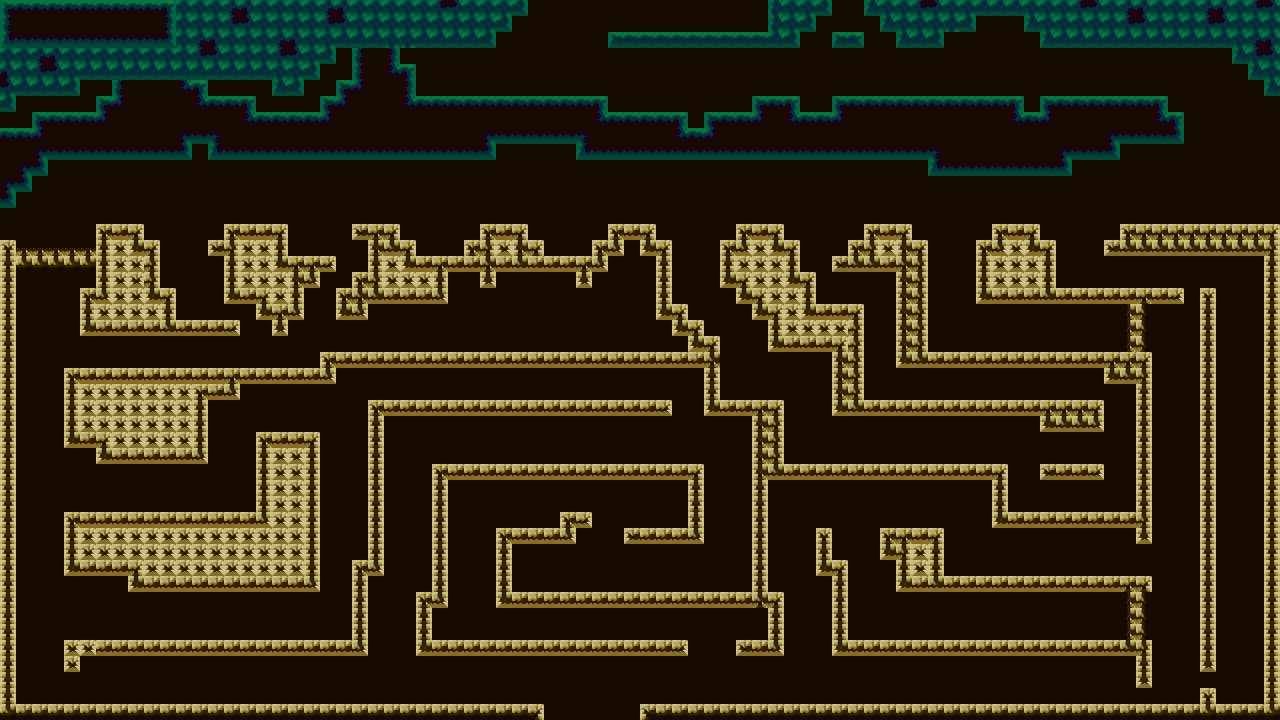

This game map was drawn from its Tiled (.tmx) file and the tilesets committed beside it. A one-line description and the trimmed map source follow:
An orthogonal 80x45 tile map with 16x16 px tiles, 4 tile layers (back, main, healthbar, exit), 5 tilesets and 155 objects.

<map version="1.10" tiledversion="1.10.1" orientation="orthogonal" renderorder="right-down" width="80" height="45" tilewidth="16" tileheight="16" infinite="0" nextlayerid="12" nextobjectid="203">
 <tileset firstgid="1" source="dark red.tsx" />
 <tileset firstgid="56" source="gray.tsx" />
 <tileset firstgid="111" source="dark green.tsx" />
 <tileset firstgid="166" source="ice.tsx" />
 <tileset firstgid="221" source="gold.tsx" />
 <layer id="2" name="back" width="80" height="45">
  <data>[3600 cells, 3600 non-empty, 1 distinct tile ids]</data>
 </layer>
 <layer id="1" name="main" width="80" height="45">
  <data>[3600 cells, 1285 non-empty, 47 distinct tile ids]</data>
 </layer>
 <layer id="3" name="healthbar" width="80" height="45">
  <data>[3600 cells, 33 non-empty, 9 distinct tile ids]</data>
 </layer>
 <layer id="11" name="exit" width="80" height="45">
  <data>[3600 cells, 10 non-empty, 2 distinct tile ids]</data>
 </layer>
 <objectgroup id="4" name="start">
  <object id="160" x="570" y="690" />
  <object id="161" x="544" y="720" width="96" />
  <object id="163" x="16" y="247" width="79" height="18" />
 </objectgroup>
 <objectgroup id="5" name="finish" />
 <objectgroup id="6" name="collision">
  <object id="29" x="0" y="704" width="544" height="16" />
  <object id="30" x="640" y="704" width="640" height="16" />
  <object id="31" x="1264" y="224" width="16" height="480" />
  <object id="32" x="1104" y="240" width="160" height="16" />
  <object id="33" x="1120" y="224" width="144" height="16" />
  <object id="34" x="992" y="224" width="48" height="16" />
  <object id="35" x="976" y="240" width="80" height="64" />
  <object id="36" x="1056" y="288" width="128" height="16" />
  <object id="37" x="1200" y="288" width="16" height="384" />
  <object id="38" x="1200" y="688" width="16" height="16" />
  <object id="42" x="1128" y="296" width="15" height="57" />
  <object id="43" x="1104" y="352" width="48" height="32" />
  <object id="44" x="1136" y="384" width="16" height="160" />
  <object id="45" x="992" y="512" width="144" height="16" />
  <object id="46" x="992" y="464" width="16" height="48" />
  <object id="48" x="1043" y="464" width="56" height="12" />
  <object id="49" x="1040" y="400" width="64" height="32" />
  <object id="52" x="832" y="400" width="208" height="16" />
  <object id="53" x="832" y="304" width="32" height="96" />
  <object id="54" x="768" y="304" width="64" height="48" />
  <object id="56" x="736" y="224" width="48" height="16" />
  <object id="57" x="720" y="240" width="80" height="48" />
  <object id="58" x="736" y="272" width="80" height="32" />
  <object id="59" x="752" y="304" width="16" height="16" />
  <object id="63" x="848" y="240" width="80" height="32" />
  <object id="64" x="832" y="256" width="16" height="16" />
  <object id="65" x="864" y="224" width="48" height="16" />
  <object id="67" x="896" y="272" width="32" height="96" />
  <object id="68" x="928" y="352" width="176" height="16" />
  <object id="69" x="0" y="240" width="16" height="464" />
  <object id="70" x="96" y="224" width="48" height="112" />
  <object id="71" x="80" y="288" width="16" height="48" />
  <object id="72" x="144" y="240" width="16" height="96" />
  <object id="73" x="160" y="288" width="16" height="48" />
  <object id="74" x="176" y="320" width="64" height="16" />
  <object id="75" x="64" y="368" width="272" height="16" />
  <object id="76" x="320" y="352" width="400" height="16" />
  <object id="77" x="368" y="400" width="304" height="16" />
  <object id="78" x="704" y="368" width="16" height="48" />
  <object id="79" x="720" y="400" width="64" height="16" />
  <object id="80" x="752" y="416" width="32" height="64" />
  <object id="81" x="784" y="464" width="208" height="16" />
  <object id="82" x="752" y="480" width="16" height="112" />
  <object id="85" x="736" y="640" width="48" height="16" />
  <object id="86" x="416" y="640" width="272" height="16" />
  <object id="87" x="64" y="640" width="304" height="16" />
  <object id="88" x="64" y="656" width="16" height="16" />
  <object id="91" x="128" y="512" width="192" height="80" />
  <object id="92" x="64" y="512" width="64" height="64" />
  <object id="93" x="256" y="432" width="64" height="80" />
  <object id="97" x="96" y="368" width="112" height="96" />
  <object id="98" x="64" y="384" width="32" height="64" />
  <object id="99" x="208" y="384" width="32" height="16" />
  <object id="101" x="224" y="224" width="64" height="80" />
  <object id="103" x="256" y="256" width="48" height="64" />
  <object id="104" x="272" y="320" width="16" height="16" />
  <object id="105" x="304" y="256" width="16" height="32" />
  <object id="106" x="320" y="256" width="16" height="16" />
  <object id="107" x="208" y="240" width="16" height="16" />
  <object id="108" x="352" y="224" width="48" height="16" />
  <object id="109" x="368" y="240" width="48" height="16" />
  <object id="110" x="368" y="256" width="224" height="16" />
  <object id="112" x="352" y="272" width="96" height="32" />
  <object id="113" x="336" y="288" width="32" height="32" />
  <object id="114" x="480" y="272" width="16" height="16" />
  <object id="115" x="464" y="240" width="80" height="16" />
  <object id="116" x="480" y="224" width="48" height="16" />
  <object id="117" x="592" y="240" width="16" height="32" />
  <object id="118" x="608" y="224" width="16" height="32" />
  <object id="119" x="624" y="224" width="32" height="16" />
  <object id="120" x="640" y="240" width="32" height="16" />
  <object id="121" x="656" y="256" width="16" height="64" />
  <object id="122" x="672" y="304" width="16" height="32" />
  <object id="123" x="688" y="320" width="16" height="32" />
  <object id="124" x="704" y="336" width="16" height="16" />
  <object id="125" x="368" y="416" width="16" height="160" />
  <object id="126" x="352" y="560" width="16" height="80" />
  <object id="127" x="432" y="464" width="272" height="16" />
  <object id="129" x="688" y="480" width="16" height="64" />
  <object id="130" x="624" y="528" width="64" height="16" />
  <object id="131" x="560" y="512" width="32" height="16" />
  <object id="132" x="496" y="528" width="80" height="16" />
  <object id="133" x="496" y="544" width="16" height="64" />
  <object id="134" x="512" y="592" width="256" height="16" />
  <object id="136" x="432" y="480" width="16" height="128" />
  <object id="137" x="416" y="592" width="16" height="48" />
  <object id="138" x="768" y="592" width="16" height="48" />
  <object id="139" x="832" y="640" width="320" height="16" />
  <object id="140" x="1136" y="656" width="16" height="32" />
  <object id="141" x="896" y="576" width="256" height="16" />
  <object id="142" x="880" y="528" width="64" height="32" />
  <object id="144" x="896" y="560" width="48" height="16" />
  <object id="145" x="816" y="528" width="16" height="48" />
  <object id="146" x="832" y="560" width="16" height="80" />
  <object id="147" x="1128" y="592" width="16.5" height="50" />
  <object id="165" x="0" y="192" width="16" height="16" />
  <object id="166" x="16" y="176" width="16" height="16" />
  <object id="167" x="32" y="160" width="16" height="16" />
  <object id="169" x="48" y="144" width="448" height="16" />
  <object id="170" x="496" y="128" width="80" height="16" />
  <object id="171" x="576" y="144" width="352" height="16" />
  <object id="172" x="928" y="160" width="144" height="16" />
  <object id="173" x="1072" y="144" width="48" height="16" />
  <object id="175" x="1120" y="112" width="64" height="32" />
  <object id="176" x="832" y="96" width="336" height="16" />
  <object id="177" x="800" y="112" width="32" height="16" />
  <object id="179" x="752" y="96" width="48" height="16" />
  </objectgroup>
 <objectgroup id="7" name="enemys">
  <!-- 8 objects omitted --></objectgroup>
 <objectgroup id="9" name="hearts">
  <!-- 17 objects omitted --></objectgroup>
</map>
<!-- 45 of 155 objects omitted -->
